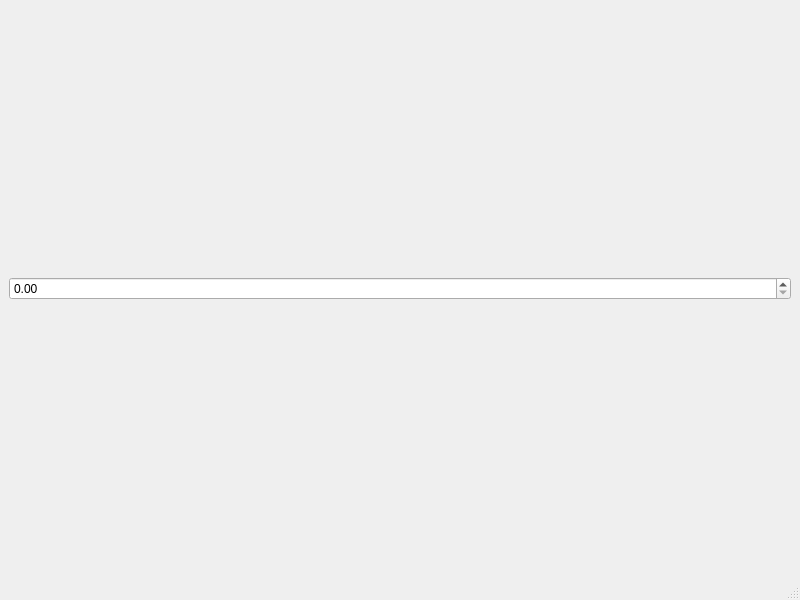
<?xml version="1.0" encoding="UTF-8"?>
<ui version="4.0">
 <class>MainWindow</class>
 <widget class="QMainWindow" name="MainWindow">
  <property name="geometry">
   <rect>
    <x>0</x>
    <y>0</y>
    <width>800</width>
    <height>600</height>
   </rect>
  </property>
  <property name="windowTitle">
   <string>MainWindow</string>
  </property>
  <widget class="QWidget" name="centralwidget">
   <layout class="QHBoxLayout" name="horizontalLayout">
    <item>
     <layout class="QHBoxLayout" name="layout1">
      <item>
       <widget class="QDoubleSpinBox" name="spin">
        <property name="buttonSymbols">
         <enum>QAbstractSpinBox::UpDownArrows</enum>
        </property>
       </widget>
      </item>
     </layout>
    </item>
   </layout>
  </widget>
  <widget class="QMenuBar" name="menubar">
   <property name="geometry">
    <rect>
     <x>0</x>
     <y>0</y>
     <width>800</width>
     <height>21</height>
    </rect>
   </property>
  </widget>
  <widget class="QStatusBar" name="statusbar"/>
 </widget>
 <resources/>
 <connections/>
</ui>
